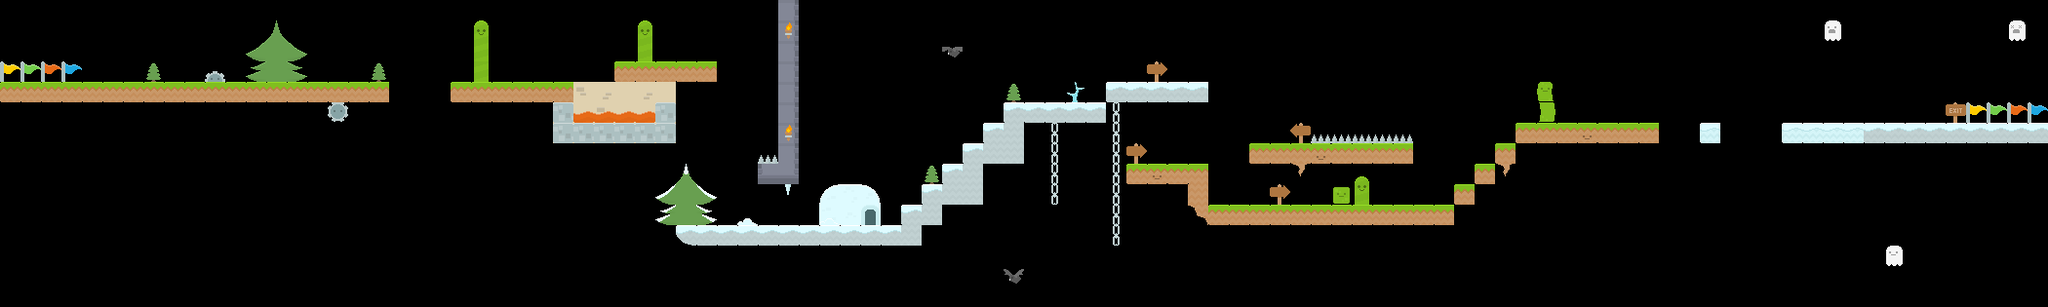

Rendered tile map (Tiled .tmx) drawn with the repository's tilesets; below, a short description and the map source with its tile grids summarised:
An orthogonal 100x15 tile map with 21x21 px tiles, 2 tile layers (Background, Foreground) and 26 objects.

<map version="1.0" orientation="orthogonal" width="100" height="15" tilewidth="21" tileheight="21">
 <properties>
  <property name="scale" value="4" />
 </properties>
 <tileset firstgid="1" name="spritesheet" tilewidth="21" tileheight="21" spacing="2" margin="2">
  <image source="../images/spritesheet.png" width="692" height="692" />
 </tileset>
 <layer name="Background" width="100" height="15">
  <data>[1500 cells, 215 non-empty, 59 distinct tile ids]</data>
 </layer>
 <objectgroup name="Physics" width="100" height="15">
  <object x="0" y="84" width="399" height="21" />
  <object x="462" y="84" width="126" height="21" />
  <object x="630" y="63" width="105" height="21" />
  <object x="1281" y="147" width="168" height="21" />
  <object x="1155" y="168" width="84" height="21" />
  <object x="1218" y="189" width="21" height="42" />
  <object x="1239" y="210" width="252" height="21" />
  <object x="1491" y="189" width="21" height="21" />
  <object x="1512" y="168" width="21" height="21" />
  <object x="1533" y="147" width="21" height="21" />
  <object x="1554" y="126" width="147" height="21" />
  <object x="798" y="0" width="21" height="189" />
  <object x="777" y="168" width="21" height="21" />
  <object x="693" y="231" width="231" height="21" />
  <object x="1029" y="105" width="105" height="21" />
  <object x="1134" y="84" width="105" height="21" />
  <object x="924" y="210" width="21" height="21" />
  <object x="945" y="189" width="21" height="21" />
  <object x="966" y="168" width="21" height="21" />
  <object x="987" y="147" width="21" height="21" />
  <object x="1008" y="126" width="21" height="21" />
  <object x="1743" y="126" width="21" height="21" />
  <object x="1827" y="126" width="273" height="21" />
 </objectgroup>
 <objectgroup name="Lose Fields" width="100" height="15">
  <object x="591" y="115" width="79" height="11" />
  <object x="1346" y="138" width="102" height="9" />
  <object x="780" y="166" width="16" height="7" />
 </objectgroup>
 <layer name="Foreground" width="100" height="15">
  <data>[1500 cells, 17 non-empty, 5 distinct tile ids]</data>
 </layer>
</map>
